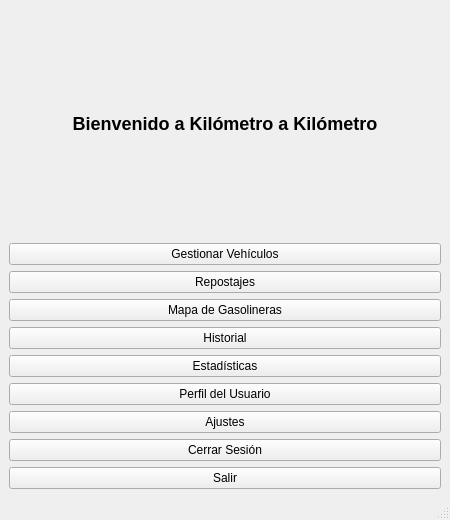
<?xml version="1.0" encoding="UTF-8"?>
<ui version="4.0">
 <class>VentanaMenu</class>
 <widget class="QMainWindow" name="VentanaMenu">
  <property name="geometry">
   <rect>
    <x>0</x>
    <y>0</y>
    <width>450</width>
    <height>520</height>
   </rect>
  </property>
  <property name="windowTitle">
   <string>Menú Principal</string>
  </property>

  <!-- CENTRAL WIDGET OBLIGATORIO EN QMainWindow -->
  <widget class="QWidget" name="centralwidget">
   <layout class="QVBoxLayout" name="verticalLayout">

    <item>
     <widget class="QLabel" name="labelBienvenida">
      <property name="text">
       <string>Bienvenido a Kilómetro a Kilómetro</string>
      </property>
      <property name="alignment">
       <set>Qt::AlignCenter</set>
      </property>
      <property name="styleSheet">
       <string>font-size: 18px; font-weight: bold;</string>
      </property>
     </widget>
    </item>

    <item>
     <widget class="QPushButton" name="botonVehiculos">
      <property name="text">
       <string>Gestionar Vehículos</string>
      </property>
      <property name="minimumHeight">
       <number>40</number>
      </property>
     </widget>
    </item>

    <item>
     <widget class="QPushButton" name="botonRepostajes">
      <property name="text">
       <string>Repostajes</string>
      </property>
      <property name="minimumHeight">
       <number>40</number>
      </property>
     </widget>
    </item>

    <item>
     <widget class="QPushButton" name="botonMapaGasolineras">
      <property name="text">
       <string>Mapa de Gasolineras</string>
      </property>
      <property name="minimumHeight">
       <number>40</number>
      </property>
     </widget>
    </item>

    <item>
     <widget class="QPushButton" name="botonHistorial">
      <property name="text">
       <string>Historial</string>
      </property>
      <property name="minimumHeight">
       <number>40</number>
      </property>
     </widget>
    </item>

    <item>
     <widget class="QPushButton" name="botonEstadisticas">
      <property name="text">
       <string>Estadísticas</string>
      </property>
      <property name="minimumHeight">
       <number>40</number>
      </property>
     </widget>
    </item>

    <item>
     <widget class="QPushButton" name="botonPerfil">
      <property name="text">
       <string>Perfil del Usuario</string>
      </property>
      <property name="minimumHeight">
       <number>40</number>
      </property>
     </widget>
    </item>

    <item>
     <widget class="QPushButton" name="botonAjustes">
      <property name="text">
       <string>Ajustes</string>
      </property>
      <property name="minimumHeight">
       <number>40</number>
      </property>
     </widget>
    </item>

    <item>
     <widget class="QPushButton" name="botonCerrarSesion">
      <property name="text">
       <string>Cerrar Sesión</string>
      </property>
      <property name="minimumHeight">
       <number>40</number>
      </property>
     </widget>
    </item>

    <item>
     <widget class="QPushButton" name="botonSalir">
      <property name="text">
       <string>Salir</string>
      </property>
      <property name="minimumHeight">
       <number>40</number>
      </property>
     </widget>
    </item>

   </layout>
  </widget>

  <widget class="QMenuBar" name="menubar"/>
  <widget class="QStatusBar" name="statusbar"/>

 </widget>
 <resources/>
 <connections/>
</ui>
